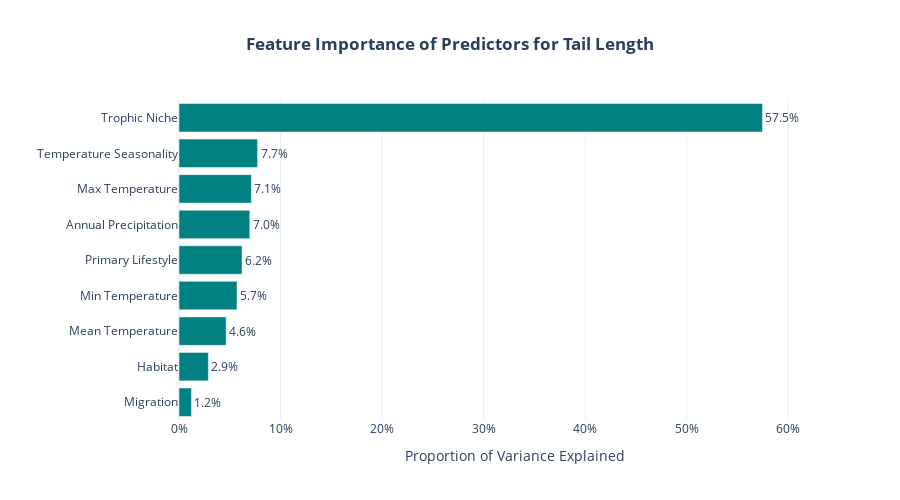

This figure's notebook cell:
### Code cell
label_dict = {

    'Trophic.Niche': 'Trophic Niche',
    'Primary.Lifestyle': 'Primary Lifestyle',
    'Habitat': 'Habitat',
    'Migration': 'Migration',
    'Trophic.Level': 'Trophic Level',

    'Mean.Temperature': 'Mean Temperature',
    'Temp.Seasonality': 'Temperature Seasonality',
    'Max.Temperature': 'Max Temperature',
    'Min.Temperature': 'Min Temperature',
    'Mean.Precipitation': 'Annual Precipitation',

    'Log_Tail': 'Log10(Length)',
    'Tail.Length': 'Length (mm)'
}

def get_label(col_name):
    return label_dict.get(col_name, col_name.replace('.', ' ').replace('_', ' '))

grouped_scores = {col: 0.0 for col in eco_predictors + clim_predictors}
raw_importances = pd.Series(rf.feature_importances_, index=X_train.columns)

for feature, score in raw_importances.items():
    found_group = False
    for group in eco_predictors:
        if feature.startswith(group):
            grouped_scores[group] += score
            found_group = True
            break
    if not found_group and feature in clim_predictors:
        grouped_scores[feature] += score

df_grouped_imp = pd.DataFrame([
    {'Feature': k, 'Importance': v, 'Label': get_label(k)} 
    for k, v in grouped_scores.items() if v > 0
]).sort_values(by='Importance', ascending=True)

fig_imp = px.bar(
    df_grouped_imp,
    x='Importance',
    y='Label',
    orientation='h',
    title='<b>Feature Importance of Predictors for Tail Length</b>',
    text_auto='.1%'
)

fig_imp.update_traces(
    marker_color='teal',
    textposition='outside',
    cliponaxis=False
)

fig_imp.update_layout(
    template="plotly_white",
    title_x=0.5,
    height=500,
    xaxis_title="Proportion of Variance Explained",
    yaxis_title="", 
    xaxis=dict(
        tickformat='.0%',
        range=[0, df_grouped_imp['Importance'].max() * 1.15]
    ),
    margin=dict(r=50)
)

fig_imp.show()

### Figure 1 — Plotly figure (JSON) as saved in the notebook; plotly's stock layout.template omitted (floating-point values rounded to 4 significant figures)
{"data": [{"cliponaxis": false, "hovertemplate": "Importance=%{x}<br>Label=%{y}<extra></extra>", "legendgroup": "", "marker": {"color": "teal", "pattern": {"shape": ""}}, "name": "", "orientation": "h", "showlegend": false, "textposition": "outside", "texttemplate": "%{x:.1%}", "type": "bar", "x": [0.01228, 0.02891, 0.04644, 0.05717, 0.06209, 0.06972, 0.07128, 0.0774, 0.5747], "xaxis": "x", "y": ["Migration", "Habitat", "Mean Temperature", "Min Temperature", "Primary Lifestyle", "Annual Precipitation", "Max Temperature", "Temperature Seasonality", "Trophic Niche"], "yaxis": "y"}], "layout": {"barmode": "relative", "height": 500, "legend": {"tracegroupgap": 0}, "margin": {"r": 50}, "title": {"text": "<b>Feature Importance of Predictors for Tail Length</b>", "x": 0.5}, "xaxis": {"anchor": "y", "domain": [0, 1], "range": [0, 0.6609], "tickformat": ".0%", "title": {"text": "Proportion of Variance Explained"}}, "yaxis": {"anchor": "x", "domain": [0, 1], "title": {"text": ""}}}}
